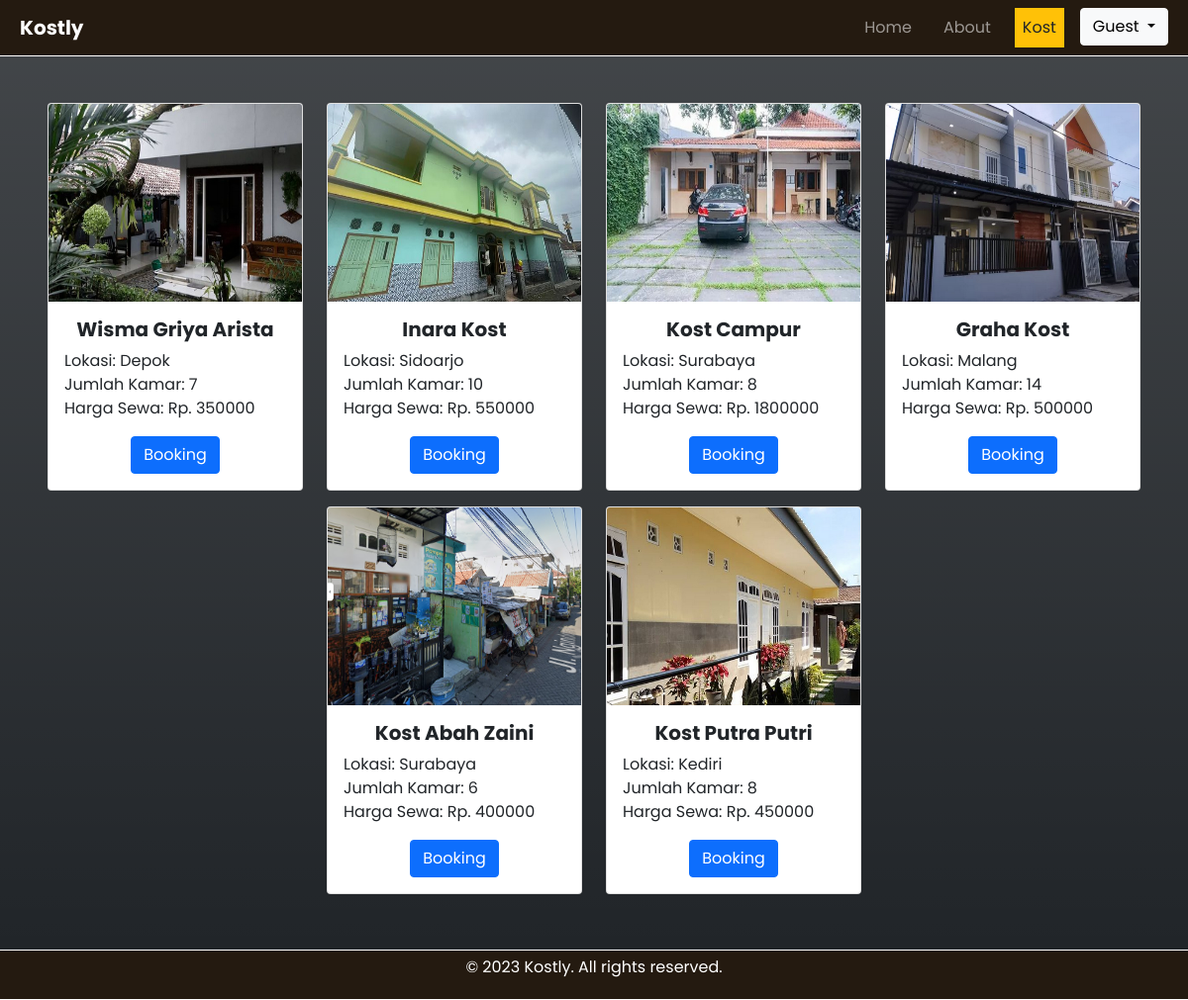
/pages/pengguna/kost.php, run on an earlier commit of the app's database.
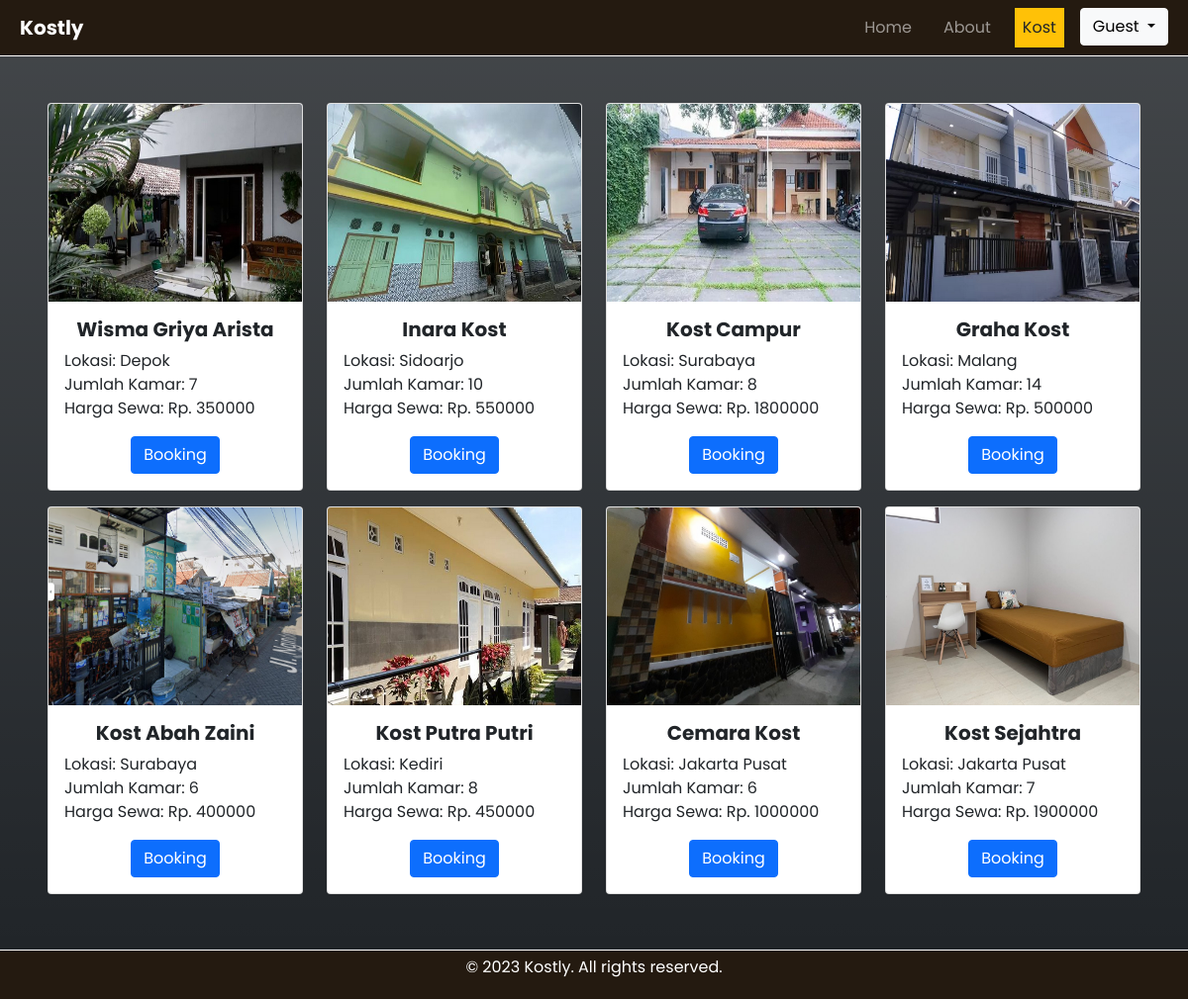
And on a later commit of the database.
### tables this page shows
CREATE TABLE `kost` (
  `id_kost` varchar(5) NOT NULL,
  `nama` varchar(20) NOT NULL,
  `alamat` varchar(30) NOT NULL,
  `jumlah_kamar` int(3) NOT NULL,
  `harga_sewa` int(10) NOT NULL,
  `gambar` varchar(50) NOT NULL
);

### pages/pengguna/kost.php (the view, shortened to what this page needs)
<?php
$page = "Kost";
?>
<!DOCTYPE html>
<html lang="en">
<head>
    <link href="https://cdn.jsdelivr.net/npm/bootstrap@5.0.2/dist/css/bootstrap.min.css" rel="stylesheet" />
    <link rel="stylesheet" href="../../assets/css/style.css" type="text/css" />
</head>
<body>
    <?php
    require_once "../../components/navbar.php";
    ?>
    <div class="container-xxl bg-dark bg-gradient mt-5 p-5">
            <div class="row d-flex justify-content-center">
                <?php
                include('../../conf/koneksi.php');
                $query = mysqli_query($conn, "SELECT * FROM kost");
                while ($row = mysqli_fetch_assoc($query)) :
                ?>
                    <div class="col-3 my-2">
                        <div class="card h-100 text-center">
                            <img src="../../assets/img/<?php echo $row['gambar']; ?>" class="card-img-top" alt="<?php echo $row['nama'] ?>" height="200px">
                            <div class="card-body">
                                <h5 class="card-title"><b><?php echo $row['nama']; ?></b></h5>
                                <p class="card-text" style="text-align: left;">Lokasi: <?php echo $row['alamat']; ?><br />
                                    Jumlah Kamar: <?php echo $row['jumlah_kamar']; ?><br />Harga Sewa: Rp. <?php echo $row['harga_sewa']; ?></p>
                                <?php echo '<a class="btn btn-primary" href="./booking.php?id_kost=' . $row['id_kost'] . '">Booking</a>' ?>
                            </div>
                        </div>
                    </div>
                <?php endwhile; ?>
        </div>
    </div>
    <?php
    require_once "../../components/footer.php";
    ?>
</body>
</html>

### components/navbar.php (shortened to what this page needs)
<nav class="navbar navbar-expand-lg p-2 navbar-dark fixed-top">
    <div class="container-fluid d-flex align-items-center">
        <div class="navbar-brand">
            <b>Kostly</b>
        </div>
        <div class="collapse navbar-collapse space d-flex flex-row-reverse" id="navbarNav">
            <ul class="navbar-nav fw-semibold">
                <li class="nav-item ms-3">
                    <a <?php echo ($page == 'Home') ? "class= 'nav-link bg-warning text-dark'" : "class= 'nav-link'" ?> href="home.php">Home</a>
                </li>
                <li class="nav-item ms-3">
                    <a <?php echo ($page == 'About') ? "class= 'nav-link bg-warning text-dark'" : "class= 'nav-link'" ?> href="about.php">About</a>
                </li>
                <li class="nav-item ms-3">
                    <a <?php echo ($page == 'Kost') ? "class= 'nav-link bg-warning text-dark'" : "class= 'nav-link'" ?> href="kost.php">Kost</a>
                </li>
                <?php
                if (!isset($_SESSION['username'])) {
                    echo '
                    <div class="dropdown ms-3">
                        <button class="btn btn-light dropdown-toggle" type="button" data-bs-toggle="dropdown" aria-expanded="false">
                            Guest
                        </button>
                        <ul class="dropdown-menu bg-primary dropdown-menu-end">
                            <li>
                                <a href="../auth/login.php" class="dropdown-item bg-primary text-white">Login</a>
                            </li>
                        </ul>
                    </div>';
                }
                ?>
            </ul>
        </div>
    </div>
</nav>

### components/footer.php
<footer>
    <div class="footer-content">
        <p>© 2023 Kostly. All rights reserved.</p>
    </div>
</footer>

### assets/css/style.css (style rules this page uses)
* { margin: 0; padding: 0; box-sizing: border-box; font-family: "Poppins", sans-serif; scroll-behavior: smooth; }
nav { background-color: #241A10; border-bottom: 1px solid white; }
footer { height: 50px; background-color: #241A10; border-top: 1px solid white; }
footer .footer-content { color: white; height: inherit; display: flex; align-items: center; justify-content: center; }

What changed in the data, as far as the page shows it:
added kost: gambar (picture), nama "Cemara Kost", alamat "Jakarta Pusat", jumlah_kamar "6", harga_sewa "1000000"
added kost: gambar (picture), nama "Kost Sejahtra", alamat "Jakarta Pusat", jumlah_kamar "7", harga_sewa "1900000"
